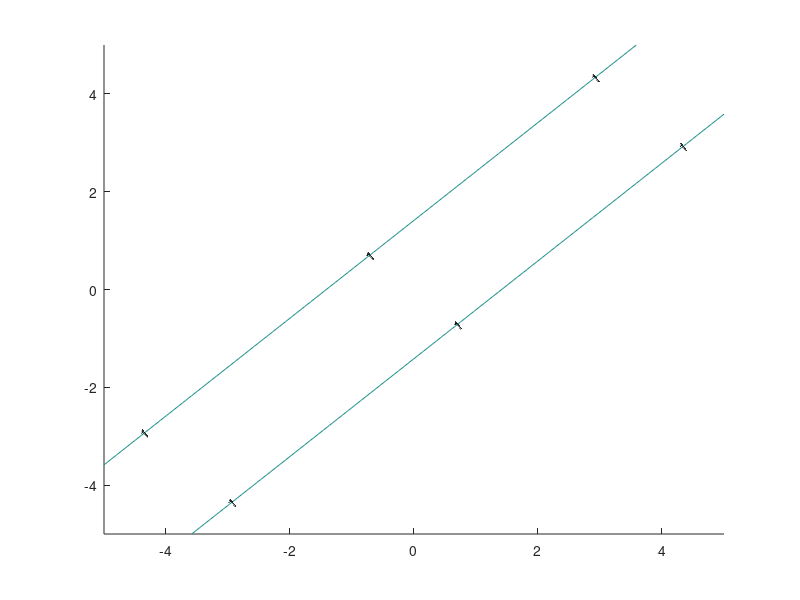

Recreate this plot in MATLAB. (Note: this script raises an error after producing the figure.)
clear all
close all
x = linspace(-5,5);
y = linspace(-5,5);
[X, Y] = meshgrid(x,y);
Z = (1/2) * (X - Y).^2 ;
contour(X,Y,Z,[1,1],'ShowText','on', 'Color', 'r')
axis equal
hold on
grid on

Z = (1/2) * (X + Y).^2;
contour(X,Y,Z,[1,1],'ShowText','on', 'Color', 'b')

Z = (1/2) * (X - Y).^2 + (1/2) * (X + Y).^2;
contour(X,Y,Z,[1,1],'ShowText','on', 'Color', 'k')

% Z = (2*X - Y).^2 + 0.25 * X.^2;
% contour(X,Y,Z,[1,1],'ShowText','on', 'Color', 'r')

% Z = (1/4*X.^2 + Y.^2);
% contour(X,Y,Z,[1,1],'ShowText','on', 'Color', 'b')
% 
% Z = ((2*X - Y).^2 + 1/4*X.^2 + Y.^2);
% contour(X,Y,Z,[1,1],'ShowText','on', 'Color', 'k')
% 
% Z = ((2*X - Y).^2 + 1/4*X.^2 + Y.^2);
% contour(X,Y,Z,[1,1],'ShowText','on', 'Color', 'k')

% Z = (1/4*(X).^2 + 1/4*Y.^2);
% contour(X,Y,Z,[1,1],'ShowText','on', 'Color', 'r')
% Z = ((X - 2*Y).^2 + Y.^2);
% Z = (1/4*(X + 2*Y).^2 + Y.^2);
% contour(X,Y,Z,[1,1],'ShowText','on')

% Z = (1/2*(X + 2*Y).^2 + 1/2*Y.^2);
% contour(X,Y,Z,[1,1],'ShowText','on')

% Z = (1/4*(X + 1).^2 + 1/4*(Y).^2);
% contour(X,Y,Z,[1,1],'ShowText','on', 'Color', 'b')
% 
% Z = (1/4*(X + Y).^2 + Y.^2);
% contour(X,Y,Z,[1/4,1/4],'ShowText','on')

% Z = (1/4*(X+Y+1).^10 + 1/4*(Y+1).^10);
% contour(X,Y,Z,[1,1],'ShowText','on', 'Color', 'b')

% Z = (1/4*(X+Y-1).^10 + 1/4*(Y-1).^10);
% contour(X,Y,Z,[1,1],'ShowText','on')

% Z = (1/4*(X+Y+1).^10 + 1/4*(X+Y-1).^10 + 1/4*(Y+1).^10 + 1/4*(Y-1).^10);
% contour(X,Y,Z,[1,1],'ShowText','on', 'Color', 'r')



